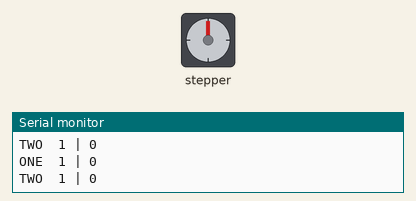
A sketch run on a simulated Arduino Uno, built with avr-gcc and run on an emulated ATmega328P. Shown: stepper motor, the last lines printed to the serial monitor. Wiring (inferred from the names in the program): stepper motor (200 steps per turn assumed): coils pin 2, pin 4, pin 3, pin 5.

Above: at 3.4 s.
At 17.8 s:
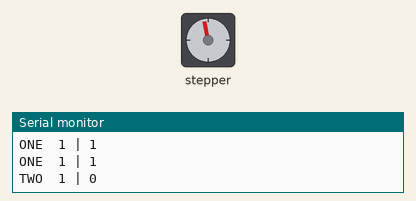
At 32.7 s:
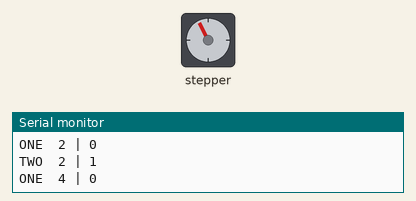
Timing chart, 0 to 40.0 s (numbered marks = the images above):
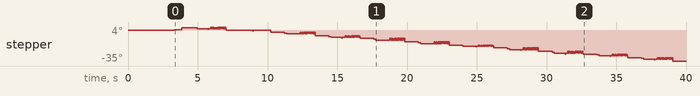

The sketch:

Array_test_1.ino
```cpp
#define motorAcc 0.9    //motor accuracy of the motor (full step = 1.8, 1/2 step = 0.9)
#define num_points 17   //number of cords for leg tip
#define STEP_PIN1 4
#define DIR_PIN1 2
#define STEP_PIN2 5
#define DIR_PIN2 3

int motor1_angle[num_points] = {49,52,54,57,73,83,87,89,90,85,70,57,40,32,35,43,49};
long motor1_time[num_points] = {0, 200, 400, 600, 800, 1000, 1200, 1400, 1600, 1800, 2000, 2200, 2400, 2600, 2800, 3000, 3200};
//long motor1_time[num_points] = {0, 1000, 2000, 3000, 4000, 5000, 6000, 7000, 8000, 9000, 10000, 11000, 12000, 13000, 14000, 15000, 16000};
int motor2_angle[num_points] = {49,43,35,32,40,57,70,85,90,89,87,83,73,57,54,52,49};
long motor2_time[num_points] = {0, 200, 400, 600, 800, 1000, 1200, 1400, 1600, 1800, 2000, 2200, 2400, 2600, 2800, 3000, 3200};
//long motor2_time[num_points] = {0, 1000, 2000, 3000, 4000, 5000, 6000, 7000, 8000, 9000, 10000, 11000, 12000, 13000, 14000, 15000, 16000};
//the arrays calculated using a combination of trig. and ik. that can be found in the Google Sheet --> https://docs.google.com/spreadsheets/d/1tOTrF-Jd6Reod60cDrReuFHqYUPKIEgyeVbVYCuEUuk/edit?usp=sharing

long timeCurrent;
long timePrevious1;
long timePrevious2;
long number_cycles = 0;   //keeps track of full array loops
int steps;
int stepsDir;
int i = 0;
int wait = 20;    //delay in milliseconds

#define cycle_time (number_cycles * motor1_time[num_points - 1])    //cumulative time taken to complete cycles

float m1_calculate_angle(float m,int t,int tp){
  float angle = m * (t - tp);
  stepsDir = (angle < 0);
  steps = abs(angle / motorAcc);
  //Serial.print(angle); Serial.print(" | "); Serial.print(steps); Serial.print(" | "); Serial.println(stepsDir);
}

float m2_calculate_angle(float m,int t,int tp){
  float angle = m * (t - tp);
  stepsDir = (angle > 0);
  steps = abs(angle / motorAcc);
  //Serial.print(angle); Serial.print(" | "); Serial.print(steps); Serial.print(" | "); Serial.println(stepsDir);
}

void m1_move_motor(int dir,float stp){
  digitalWrite(DIR_PIN1, dir);
  delay(wait);
  for(int i = 0; i < (int)stp; i++){
    digitalWrite(STEP_PIN1, HIGH);
    delay(1);
    digitalWrite(STEP_PIN1, LOW);
    delay(1);
  }
}

void m2_move_motor(int dir,float stp){
  digitalWrite(DIR_PIN2, dir);
  delay(wait);
  for(int i = 0; i < (int)stp; i++){
    digitalWrite(STEP_PIN2, HIGH);
    delay(1);
    digitalWrite(STEP_PIN2, LOW);
    delay(1);
  }
}

void setup() {
  Serial.begin(57600);
  pinMode(DIR_PIN1, OUTPUT);
  pinMode(STEP_PIN1, OUTPUT);
  pinMode(DIR_PIN2, OUTPUT);
  pinMode(STEP_PIN2, OUTPUT);

  digitalWrite(DIR_PIN1, HIGH);
  digitalWrite(STEP_PIN1, LOW);
  digitalWrite(DIR_PIN2, HIGH);
  digitalWrite(STEP_PIN2, LOW);
  //Serial.println("ENTER KEY TO START");
  m1_move_motor((motor1_angle[0] < 0), (motor1_angle[0]/motorAcc));
  m2_move_motor((motor2_angle[0] > 0), (motor2_angle[0]/motorAcc));
  delay(3000);
  timeCurrent = millis();
  timePrevious1 = millis();
  timePrevious2 = millis();
}

void loop() {
  float time1A = motor1_time[i];
  float time1B = motor1_time[i+1];
  float angle1A = motor1_angle[i];
  float angle1B = motor1_angle[i+1];
  float slope1 = ((angle1B - angle1A) / (time1B - time1A));
  //second motor set//
  float time2A = motor2_time[i];
  float time2B = motor2_time[i+1];
  float angle2A = motor2_angle[i];
  float angle2B = motor2_angle[i+1];
  float slope2 = ((angle2B - angle2A) / (time2B - time2A));
//  Serial.print(time1A); Serial.print(" | "); Serial.print(angle1A); Serial.print(" | "); Serial.println(slope1);
//  Serial.print(time2A); Serial.print(" | "); Serial.print(angle2A); Serial.print(" | "); Serial.println(slope2);


  while ((time1B - timeCurrent) >= 0){
    timeCurrent = millis() - cycle_time;
    m1_calculate_angle(slope1, timeCurrent, timePrevious1);
    if (steps > 0){
      m1_move_motor(stepsDir, steps);
      timePrevious1 = timeCurrent;
      //timePrevious1 = (steps * motorAcc) / slope1;
      Serial.print("ONE\t"); Serial.print(steps); Serial.print(" | "); Serial.println(stepsDir);
    }
    m2_calculate_angle(slope2, timeCurrent, timePrevious2);
    if (steps > 0){
      m2_move_motor(stepsDir, steps);
      timePrevious2 = timeCurrent;
      //timePrevious2 = (steps * motorAcc) / slope2;
      Serial.print("TWO\t"); Serial.print(steps); Serial.print(" | "); Serial.println(stepsDir);
    }
  }

  i++;
  if (i == (num_points-1)){
    i = 0;
    timeCurrent = 0;
    timePrevious1 = 0; timePrevious2 = 0;
    number_cycles += 1;
  }
}
```
